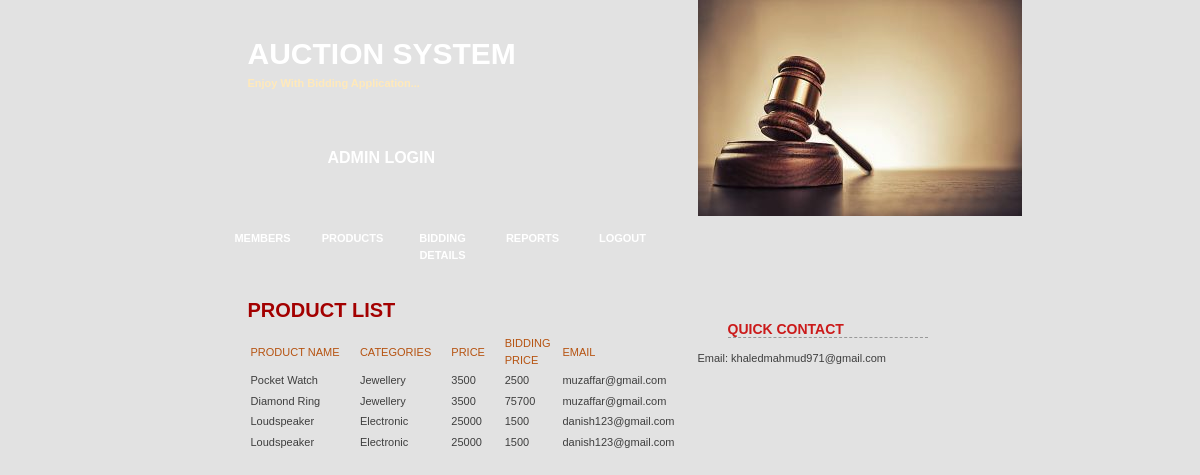
The page /bidding_details.php on the database its author committed.
### tables this page shows
CREATE TABLE IF NOT EXISTS `bidding` (
  `bid_id` int(3) NOT NULL AUTO_INCREMENT,
  `date` date NOT NULL,
  `product_name` varchar(30) NOT NULL,
  `category` varchar(30) NOT NULL,
  `price` varchar(20) NOT NULL,
  `bid_price` varchar(20) NOT NULL,
  `name` varchar(30) NOT NULL,
  `email` varchar(30) NOT NULL,
  `add` varchar(100) NOT NULL,
  `ph` bigint(10) NOT NULL,
  PRIMARY KEY (`bid_id`)
);

### bidding_details.php (the view, shortened to what this page needs)
<!DOCTYPE html PUBLIC "-//W3C//DTD XHTML 1.0 Transitional//EN" "http://www.w3.org/TR/xhtml1/DTD/xhtml1-transitional.dtd">
<html xmlns="http://www.w3.org/1999/xhtml">
<head>
<link href="templatemo_style.css" rel="stylesheet" type="text/css" />
</head>
<body>
<div id="templatemo_container">
  <div id="templatemo_left_section">
   <div id="templatemo_left_header">
     <div id="templatemo_left_title">AUCTION SYSTEM</div>
     <div id="templatemo_left_slogan"> Enjoy With Bidding Application...</div>
     <div id="templatemo_latest"><a href="#"> ADMIN LOGIN </a></div>
   </div>
   <div id="templatemo_left_menu">
     <div class="templatemo_topmenu">
       <ul>
         <li><a href="admin_profile.php">MEMBERS</a></li>
         <li ><a href="view_product.php">PRODUCTS</a> </li>
         <li class="current"><a href="bidding_details.php">BIDDING DETAILS</a></li>
         <li class="current"><a href="report.php">REPORTS</a></li>
          <li><a href="index.html">LOGOUT</a></li>
       </ul>
      </div>
   </div>
   <div id="templatemo_left_content">
     <h1>PRODUCT  LIST</h1>
     <form action="add_product_code.php" method="post" enctype="multipart/form-data" name="form3" id="form3">
       <table width="100%" border="0">
         <tr>
           <td width="107"><a href="#">PRODUCT NAME</a></td>
           <td width="88"><a href="#">CATEGORIES</a><a href="a"></a></td>
           <td width="50"><a href="#">PRICE</a></td>
           <td width="54"><a href="#">BIDDING PRICE</a></td>
           <td width="54"><a href="#">EMAIL</a></td>
          </tr>
           <?php
include 'database.php';
$ress="select * from bidding";
$ret=mysqli_query($con,$ress) or die(mysqli_error($con));
while($row=mysqli_fetch_array($ret))
{
?>
    <tr>
    <td><?php echo $row['product_name']; ?></td>
    <td><?php echo $row['category']; ?></td>
	<td><?php echo $row['price']; ?></td>
    <td><?php echo $row['bid_price']; ?></td>
   	<td><?php echo $row['email']; ?></td>
    </tr>
    <?php
	}
	?>
       </table>
     </form>
     <p>&nbsp;</p>
   </div>
  </div>
  <div id="templatemo_right_section">
    <div id="templatemo_right_top"></div>
    <div id="templatemo_right_search">
    </div>
    <div id="templatemo_contact"><h2>QUICK CONTACT</h2>
    Email: khaledmahmud971@gmail.com</p>
    </div>
  </div>
</div>
</body>
</html>

### templatemo_style.css (style rules this page uses)
body { margin: 0; padding: 0; font-family: Arial, Helvetica, sans-serif; font-size: 11px; line-height: 1.5em; color: #3e3e3e; background: #e2e2e2 url(images/templatemo_page_bg.jpg) repeat-x center top; width: 100%; display: table; }
a:link, a:visited { color: #b65311; text-decoration: none; }
h1 { font-size: 20px; font-weight: bold; color: #a30000; }
h2 { font-size: 14px; font-weight: bold; color: #cb1a1a; margin-left: 30px; width: 200px; border-bottom: dashed 1px #999999; }
#templatemo_container { width: 805px; margin: auto; background: url(images/templatemo_container_bg.jpg) repeat-y; }
#templatemo_left_section { float: left; width: 500px; }
#templatemo_right_section { float: left; width: 305px; }
#templatemo_left_header { float: left; width: 500px; height: 216px; background: url(images/templatemo_left_header.jpg) no-repeat; }
#templatemo_left_title { padding-top: 30px; color: #ffffff; font-size: 30px; font-weight: bold; height: 45px; width: 450px; line-height: 1.6em; padding-left: 50px; }
#templatemo_left_slogan { float: left; height: 35px; width: 450px; color: #ffe9ba; padding-left: 50px; font-weight: bold; }
#templatemo_latest { float: left; margin: 40px 0px 0px 130px; width: 300px; color: #ffffff; font-size: 16px; font-weight: bold; }
#templatemo_latest a { color: #ffffff; }
#templatemo_left_menu { float: left; width: 500px; height: 73px; background: url(images/templatemo_left_menu.jpg) no-repeat; }
.templatemo_topmenu { float: left; color: #a30000; margin: 3px 0px 0px 20px; }
.templatemo_topmenu ul { list-style: none; padding: 0px; margin: 0px; }
.templatemo_topmenu li { display: inline; }
.templatemo_topmenu li a { float: left; font-size: 11px; font-weight: bold; text-decoration: none; text-align: center; color: #fff; width: 90px; height: 31px; margin-left: 0px; padding-top: 11px; }
#templatemo_left_content { float: left; width: 430px; margin: 0px 0px 20px 50px; text-align: left; }
#templatemo_right_top { float: left; width: 324px; height: 216px; background: url(images/Auction.jpg) no-repeat; }
#templatemo_right_search { float: left; width: 305px; height: 73px; background: url(images/templatemo_search_menu.jpg) no-repeat; }
#templatemo_contact { float: left; width: 305px; }

### bidding_details.php (style rules this page uses)
#templatemo_container #templatemo_left_section #templatemo_left_content #form3 table { text-align: left; }

### rows shown on the page
bidding: product_name "Pocket Watch", category "Jewellery", price "3500", bid_price "2500", email "muzaffar@gmail.com"
bidding: product_name "Diamond Ring", category "Jewellery", price "3500", bid_price "75700", email "muzaffar@gmail.com"
bidding: product_name "Loudspeaker", category "Electronic", price "25000", bid_price "1500", email "danish123@gmail.com"
bidding: product_name "Loudspeaker", category "Electronic", price "25000", bid_price "1500", email "danish123@gmail.com"
